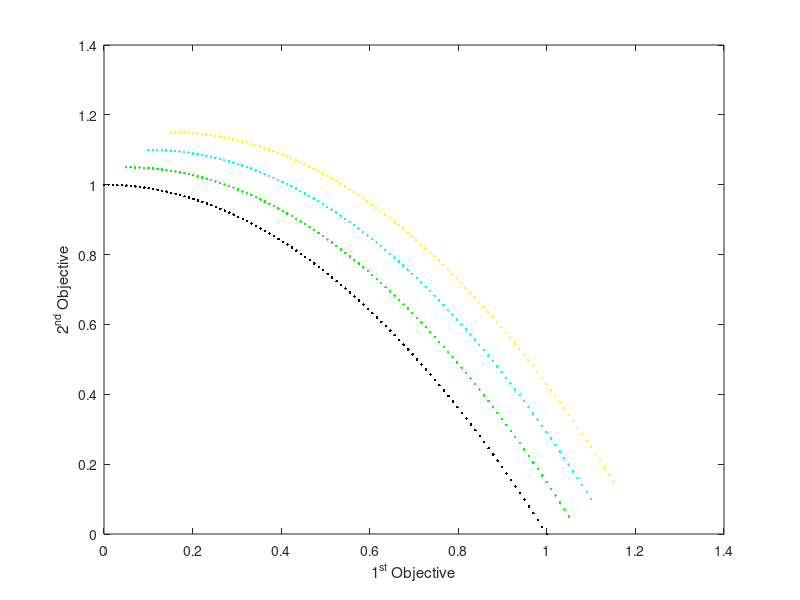

This chart was generated by the following MATLAB code:
load('MMF4.mat');

plot(PF1(:, 1), PF1(:, 2), 'y.');
hold on;
plot(PF2(:, 1), PF2(:, 2), 'c.');
plot(PF3(:, 1), PF3(:, 2), 'g.');
plot(PF(:, 1), PF(:, 2), 'k.');
hold off;
xlabel('1^{st} Objective');
ylabel('2^{nd} Objective');
